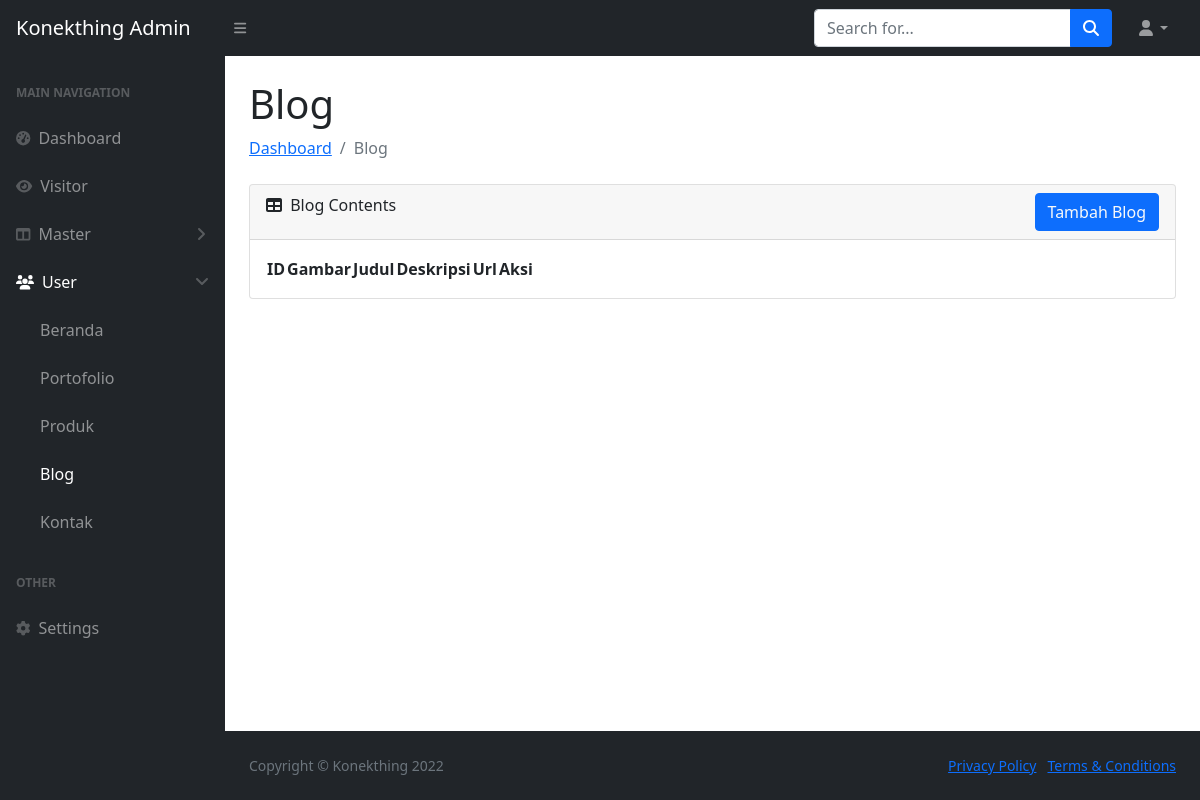
Page /index.php/blog on the earlier database version.
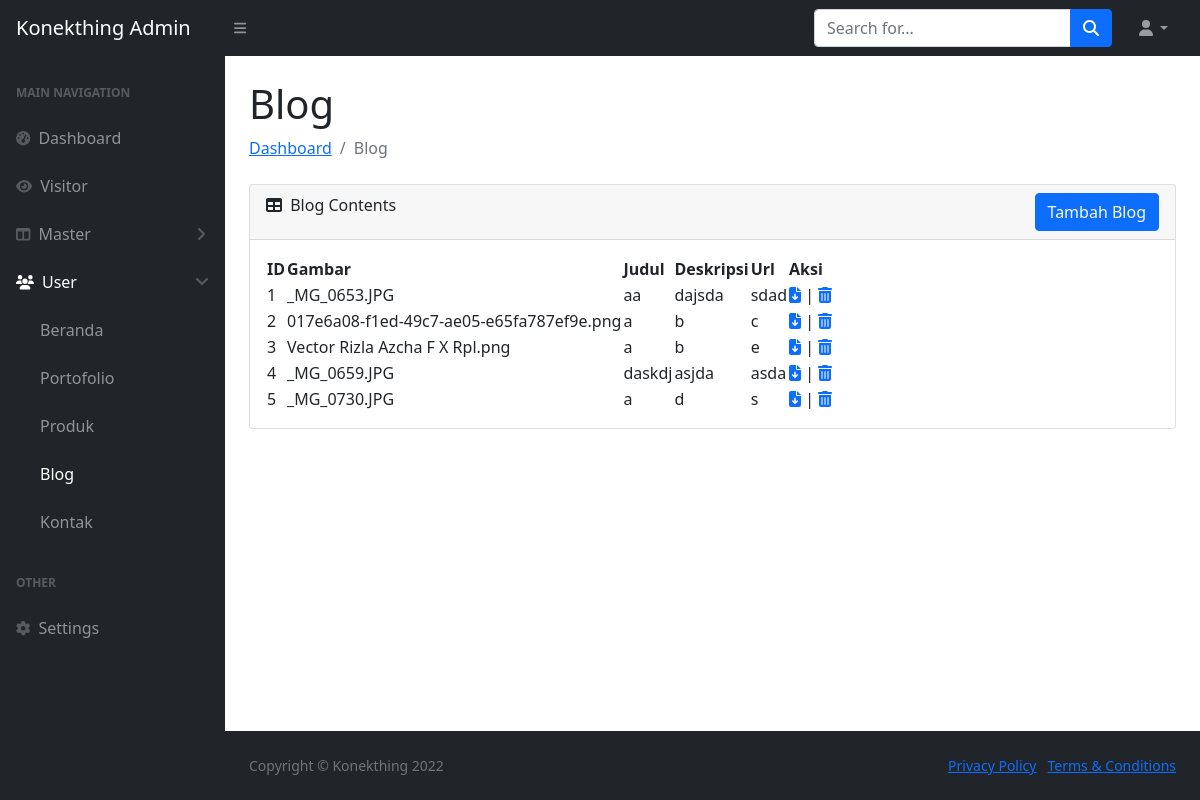
Same page on the later database version.
### tables this page shows
CREATE TABLE `blog` (
  `id` int(50) NOT NULL,
  `gambar` varchar(200) NOT NULL,
  `judul` varchar(50) NOT NULL,
  `deskripsi` text NOT NULL,
  `url` text NOT NULL
);

### application/controllers/blog.php (called while the page is built, shortened)
<?php
class blog extends CI_Controller
{
    public function __construct()
    {
        $this->load->model('model_blog');
    }
    public function index()
    {
        $queryAllBlog = $this->model_blog->getDataBlog();
        $DATA = array('queryAllBlg' => $queryAllBlog);
        $title['title'] = 'Blog - Konekthing Admin';
        $this->load->view('header', $title);
        $this->load->view('admin/user/blog/blog', $DATA);
        $this->load->view('footer');
    }
}

### index.php (called while the page is built, shortened)
<?php
require_once BASEPATH.'core/CodeIgniter.php';

### application/models/model_blog.php (called while the page is built, shortened)
<?php
class model_blog extends CI_Model
{
    function getDataBlog()
    {
        $query = $this->db->get('blog');
        return $query->result();
    }
}

### application/views/admin/user/blog/blog.php (the view)
<div id="layoutSidenav_content">
    <main>
        <div class="container-fluid px-4">
            <h1 class="mt-4">Blog</h1>
            <ol class="breadcrumb mb-4">
                <li class="breadcrumb-item"><a href="<?= base_url('dashboard') ?>">Dashboard</a></li>
                <li class="breadcrumb-item active">Blog</li>
            </ol>
            <div class="card mb-4">
                <div class="card-header">
                    <i class="fas fa-table me-1"></i>
                    Blog Contents <a href="<?= base_url('blog/tambah_blog') ?>" class="btn btn-primary text-light" style="float: right;">Tambah Blog</a>
                </div>
                <div class="card-body">
                    <table id="datatablesSimple">
                        <thead>
                            <tr>
                                <th>ID</th>
                                <th>Gambar</th>
                                <th>Judul</th>
                                <th>Deskripsi</th>
                                <th>Url</th>
                                <th>Aksi</th>
                            </tr>
                        </thead>
                        <tbody>
                            <?php
                            $count = 0;
                            foreach ($queryAllBlg as $row) {
                                $count = $count + 1;
                            ?>
                                <tr>
                                    <td><?= $count ?></td>
                                    <td><?= $row->gambar ?></td>
                                    <td><?= $row->judul ?></td>
                                    <td><?= $row->deskripsi ?></td>
                                    <td><?= $row->url ?></td>
                                    <td><a href="<?= base_url('blog/edit_blog/'). $row->id ?>"><i class="fa-solid fa-file-arrow-down"></i></a> | <a href="<?= base_url('blog/fungsi_hapus') ?>/<?= $row->id ?>"><i class="fa-solid fa-trash-can"></i></a></td>
                                </tr>
                            <?php
                            }
                            ?>
                        </tbody>
                    </table>
                </div>
            </div>
        </div>
    </main>

Differences in the rows shown:
added blog: gambar "_MG_0653.JPG", judul "aa", deskripsi "dajsda", url "sdad"
added blog: gambar "017e6a08-f1ed-49c7-ae05-e65fa787ef9e.png", judul "a", deskripsi "b", url "c"
added blog: gambar "Vector Rizla Azcha F X Rpl.png", judul "a", deskripsi "b", url "e"
added blog: gambar "_MG_0659.JPG", judul "daskdj", deskripsi "asjda", url "asda"
added blog: gambar "_MG_0730.JPG", judul "a", deskripsi "d", url "s"
